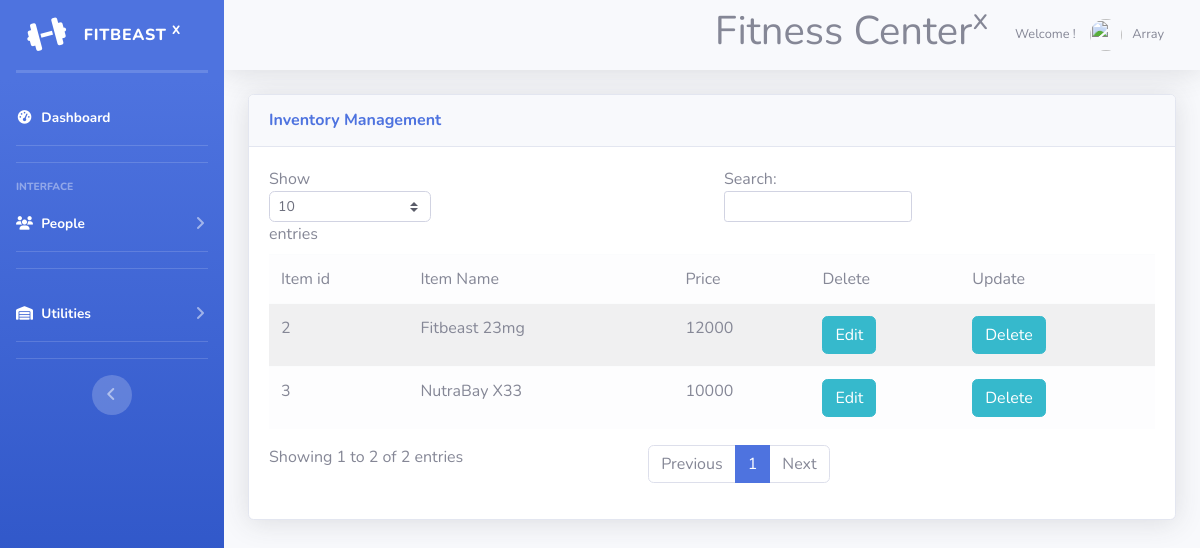
The page /admin/inventory.php (signed in) on the database its author committed.
### tables this page shows
CREATE TABLE IF NOT EXISTS `inventory` (
  `itemid` int(11) NOT NULL AUTO_INCREMENT,
  `itemname` varchar(20) NOT NULL,
  `price` int(11) NOT NULL,
  PRIMARY KEY (`itemid`)
);

### admin/inventory.php (the view, shortened to what this page needs)
<!DOCTYPE html>
<html lang="en">
<head>
  <link href="vendor/fontawesome-free/css/all.min.css" rel="stylesheet" type="text/css">
  <link href="css/sb-admin-2.min.css" rel="stylesheet">
</head>
<?php
 include('adminpanel/header.php');
 ?>
      <?php
 $connect = mysqli_connect("localhost", "root", "", "fitbeasttest1");
 $query ="SELECT * FROM inventory";
 $result = mysqli_query($connect, $query);
 ?>
           <div class="container-fluid">
                <div class="card shadow mb-4">
            <div class="card-header py-3">
              <h6 class="m-0 font-weight-bold text-primary">Inventory Management</h6>
            </div>
                <div class="card-body">
              <div class="table-responsive">
                <table class="table table-striped table-light" id="dataTable" width="100%" cellspacing="0">
                          <thead class="thead-dark">
                               <tr>
                                    <td>Item id</td>
                                    <td>Item Name</td>
                                    <td>Price</td>
                                    <td>Delete</td>
                                    <td>Update</td>
                               </tr>
                          </thead>
                          <?php
                          while($row = mysqli_fetch_array($result))
                          {
                               echo '
                               <tr>
                                    <td>'.$row["itemid"].'</td>
                                    <td>'.$row["itemname"].'</td>
                                    <td>'.$row["price"].'</td>
                                    <td><a class="btn btn-info" href="itemedit.php?id='.$row['itemid'].'">Edit</a></td>
                                    <td><a class="btn btn-info" href="itemdelete.php?id='.$row['itemid'].'">Delete</a></td>
                               </tr>
                               ';
                          }
                          ?>
                     </table>
                 </div>
           </div>
           </div>
           </div>
         </div>
  </div>

### rows shown on the page
inventory: itemid "2", itemname "Fitbeast 23mg", price "12000"
inventory: itemid "3", itemname "NutraBay X33", price "10000"

### other values the page prints
$_SESSION['user_name'] "Array"
